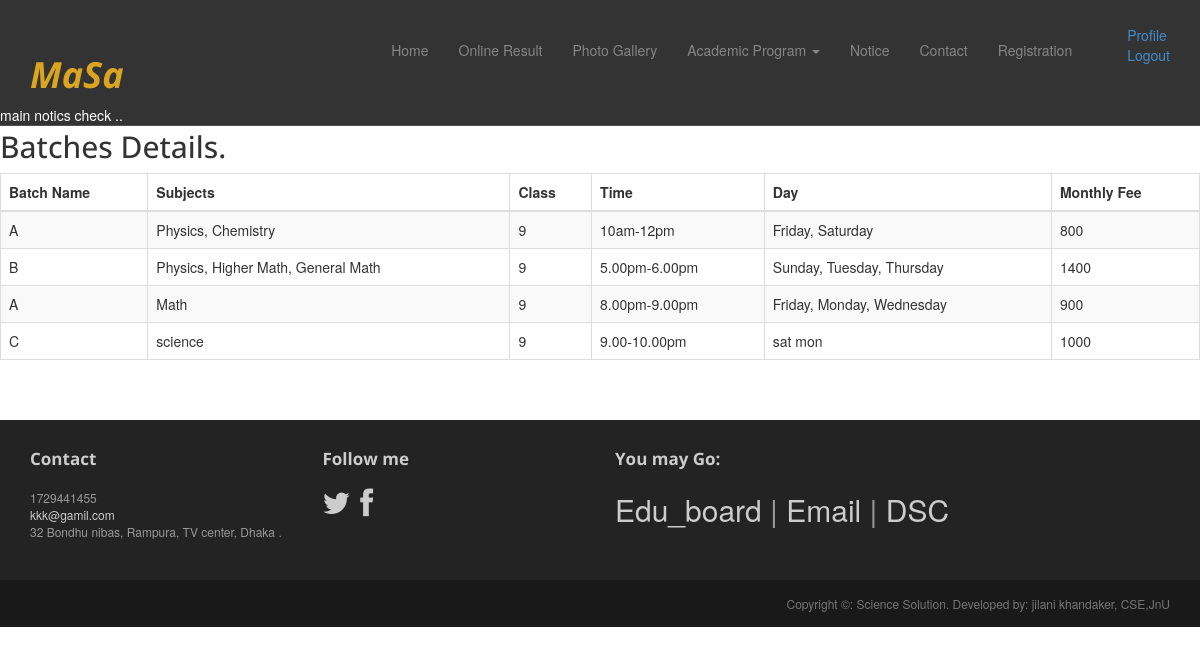
/class9.php (signed in), run on the app's committed database.
### tables this page shows
CREATE TABLE IF NOT EXISTS `tbl_notice` (
`notice_id` int(30) NOT NULL,
  `notice_des` varchar(400) NOT NULL,
  `notice_type` varchar(20) NOT NULL,
  `date` date NOT NULL,
  `deletion_status` tinyint(2) NOT NULL DEFAULT '0'
);

CREATE TABLE IF NOT EXISTS `tbl_batch` (
`batch_id` int(20) NOT NULL,
  `batch_name` text NOT NULL,
  `group` varchar(15) NOT NULL,
  `subjects` varchar(100) NOT NULL,
  `class` int(50) NOT NULL,
  `time` varchar(50) NOT NULL,
  `day` varchar(50) NOT NULL,
  `fee` int(20) NOT NULL,
  `deletion_status` tinyint(1) NOT NULL DEFAULT '0'
);

CREATE TABLE IF NOT EXISTS `tbl_contact_info` (
`contact_info_id` int(1) NOT NULL,
  `email` varchar(30) NOT NULL,
  `address` text NOT NULL,
  `phone` int(15) NOT NULL
);

### class9.php (called while the page is built)
<?php
$pages="class9";
include './index.php';

### application.php (called while the page is built, shortened)
<?php
class Application {
    public function __construct() {
        $host_name = 'localhost';
        $user_name = 'root';
        $password = '';
        $db_name = 'sciencesolution';
        $con = mysqli_connect($host_name, $user_name, $password);
        if ($con) {
            $db_select = mysqli_select_db($con, $db_name);
            if ($db_select) {
                return $con;
            } else {
                die('Database not selected' . mysqli_error($con));
            }
        } else {
            die('Database server connection fail' . mysqli_error($con));
        }
    }
     public function select_all_batch_info($class){
        $con = $this->__construct();
        $sql = "SELECT * FROM tbl_batch WHERE deletion_status = 0 AND class='$class' ";
        if (mysqli_query($con, $sql)) {
            $query_result = mysqli_query($con, $sql);
            return $query_result;
        } else {
            die('Query problem' . mysqli_error($con));
        }
    }
    public function get_contact_info(){
        $con = $this->__construct();
        $sql = "SELECT * From tbl_contact_info   ";
        if (mysqli_query($con, $sql)) {
            $query_result = mysqli_query($con, $sql);
            return $query_result;
        } else {
            die('Query problem' . mysqli_error($con));
        }
    }
    public function select_latest_notice(){
        $con = $this->__construct();
        $sql3= " SELECT MAX(notice_id) FROM tbl_notice WHERE notice_type='main' AND deletion_status='0' ";
            if (mysqli_query($con, $sql3)) {
      $qu_res = mysqli_query($con, $sql3);
            $max_notice_id = mysqli_fetch_assoc($qu_res);
           $last_notice_id=$max_notice_id['MAX(notice_id)'];
           $sql = "SELECT * From tbl_notice  where notice_id = '$last_notice_id'  ";
        if (mysqli_query($con, $sql)) {
            $query_result = mysqli_query($con, $sql);
            return $query_result;
        } else {
            die('Query problem' . mysqli_error($con));
        }
               }
               }
}

### pages/class9_page_content.php (the view, shortened to what this page needs)
<br/><br/><br/><br/><br/>
<?php
   $class=9;
  $query_result=$obj_app->select_all_batch_info($class);
?>
<div class="row-fluid sortable">
    <div class="box span12">
        <div class="box-header" data-original-title>
            <h2><i class="halflings-icon user"></i><span class="break"></span>Batches Details.</h2>
        </div>
        <div class="box-content">
            <table class="table table-striped table-bordered bootstrap-datatable datatable">
                <thead>
                    <tr>
                        <th> Batch Name</th>
                        <th>Subjects</th>
                        <th>Class </th>
                         <th>Time</th>
                          <th>Day</th>
                           <th>Monthly Fee</th>
                    </tr>
                </thead>
                <tbody>
                    <?php while ($qu_info=  mysqli_fetch_assoc($query_result)) { ?>
                    <tr>
                        <td><?php echo $qu_info['batch_name']; ?></td>
                        <td class="center"><?php echo $qu_info['subjects']; ?></td>
                        <td class="center"><?php echo $qu_info['class']; ?></td>
                        <td class="center"><?php echo $qu_info['time']; ?></td>
                         <td class="center"><?php echo $qu_info['day']; ?></td>
                          <td class="center"><?php echo $qu_info['fee']; ?></td>
                    </tr>
                    <?php } ?>
                </tbody>
            </table>
        </div>
    </div>
</div>

### include/menu.php (shortened to what this page needs)
<?php
$result = $obj_app-> select_latest_notice();
$latest_notice = mysqli_fetch_assoc($result);
?>
<div class="navbar navbar-inverse navbar-fixed-top headroom" >
    <div class="container">
        <div class="navbar-header">
            <h1 style="color: goldenrod; "> <i><b>MaSa </b></i></h1>
        </div>
        <div class="navbar-collapse collapse">
            <ul class="nav navbar-nav pull-right">
                <?php if(isset($pages)) { ?>
                <li><a href="index.php">Home</a></li>
                <?php if ($pages == 'result_page'){ ?>
                <li class="active"><a href="result.php">Online Result</a></li>
                <?php }  else {?>
                <li><a href="result.php">Online Result</a></li>
                <?php }
                if ($pages == 'photo_gallery'){ ?>
                <li class="active"><a href="photo_gallery.php">Photo Gallery</a></li>
                <?php }  else {?>
                <li><a href="photo_gallery.php">Photo Gallery</a></li>
                <?php }
                if ($pages == 'class8'|| $pages == 'class9' || $pages == 'class10' ||$pages == 'class11'){ ?>
                <li class="dropdown" class="active">
                    <a href="#" class="dropdown-toggle" data-toggle="dropdown">Academic Program <b class="caret"></b></a>
                </li>
                <?php }
                if ($pages == 'notice_page'){ ?>
                <li   class="active" ><a href="notice.php">Notice </a></li>
                <?php }  else {?>
                <li ><a href="notice.php">Notice </a></li>
                <?php }
                if ($pages == 'contact'){ ?>
                <li class="active" ><a href="contact.php">Contact</a></li>
                <?php }  else {?>
                <li><a href="contact.php">Contact</a></li>
                <?php }
                if ($pages == 'signup'){ ?>
                <li class="active"><a href="signup.php">Registration</a></li>
                <?php }  else {?>
                <li><a href="signup.php">Registration</a></li>
                <?php } ?>
                 <?php
                if (isset($_SESSION['user_id']) && $_SESSION['user_type'] == 'student') { ?>
                          <li> <ul >
                                    <li><a href="student_info.php"><i class="halflings-icon user"></i> Profile</a></li>
                                    <li><a href="?status_logout=logout"><i class="halflings-icon off"></i> Logout</a></li>
                              </ul></li>
               <?php }
               else { ?>
                   <li><a href="admin/index.php">Log In</a></li>
              <?php }
                } else { ?>
                <?php
                if (isset($_SESSION['user_id']) && $_SESSION['user_type'] == 'student') { ?>
                          <li> <ul >
                                    <li><a href="student_info.php"><i class="halflings-icon user"></i> Profile</a></li>
                                    <li><a href="?status_logout=logout"><i class="halflings-icon off"></i> Logout</a></li>
                              </ul></li>
               <?php }
               else { ?>
                   <li><a href="admin/index.php">Log In</a></li>
              <?php } } ?>
            </ul>
        </div>
    </div>
    <div  style="color: #ffffff; "> <marquee> <?php echo $latest_notice['notice_des']; ?> </marquee></div>
</div>

### include/footer.php (shortened to what this page needs)
<?php
$query_res = $obj_app -> get_contact_info();
$contact_info = mysqli_fetch_assoc($query_res);
?>
<footer id="footer" class="top-space">
    <div class="footer1">
        <div class="container">
            <div class="row">
                <div class="col-md-3 widget">
                    <h3 class="widget-title">Contact</h3>
                    <div class="widget-body">
                        <p><?php   echo $contact_info['phone']; ?><br>
                            <a href="mailto:#"><?php   echo $contact_info['email']; ?></a><br>
                            <?php   echo $contact_info['address']; ?>
                        </p>
                    </div>
                </div>
                <div class="col-md-3 widget">
                    <h3 class="widget-title">Follow me</h3>
                    <div class="widget-body">
                        <p class="follow-me-icons">
                            <a href=""><i class="fa fa-twitter fa-2"></i></a>
                            <a href=""><i class="fa fa-facebook fa-2"></i></a>
                        </p>
                    </div>
                </div>
                <div class="col-md-6 widget">
                    <h3 class="widget-title">You may Go: </h3>
                    <div class="widget-body">
                        <p class="follow-me-icons">
                            <a target="_blank" href="http://www.educationboardresults.gov.bd">Edu_board </a> |
                            <a  target="_blank" href="https://mail.google.com">Email</a> |
                            <a  target="_blank" href="http://www.dsebd.org/">DSC </a>
                        </p>
                    </div>
                </div>
            </div>
        </div>
    </div>
    <div class="footer2">
        <div class="container">
            <div class="row">
                <div class="col-md-6 widget">
                </div>
                <div class="col-md-6 widget" >
                    <div class="widget-body" >
                        <p class="text-right" >
                            Copyright &copy: Science Solution. Developed by: jilani khandaker, CSE,JnU
                        </p>
                    </div>
                </div>
            </div>
        </div>
    </div>
</footer>

### assets/css/main.css (style rules this page uses)
.headroom { -webkit-transition: all 0.4s ease-out; -moz-transition: all 0.4s ease-out; -o-transition: all 0.4s ease-out; transition: all 0.4s ease-out; }
h1, h2, h3, h4, h5, h6 { font-family:"Open sans", Helvetica, Arial; }
h1, .h1, h2, .h2, h3, .h3 { margin-top:30px; }
.top-space { margin-top: 60px; }
.footer1 { background: #232323; padding: 30px 0 0 0; font-size: 12px; color: #999; }
.footer1 a { color: #ccc; }
.footer1 .widget { margin-bottom:30px; }
.footer1 .widget-title { font-size: 17px; font-weight: bold; color: #ccc; margin: 0 0 20px; }
.follow-me-icons { font-size:30px; }
.follow-me-icons i { float:left; margin:0 10px 0 0; }
.footer2 { background: #191919; padding: 15px 0; color: #777; font-size: 12px; }
.footer2 p { margin: 0; }

### data on the page
tbl_notice: notice_des "main notics check .."
tbl_batch: batch_name "A", subjects "Physics, Chemistry", class "9", time "10am-12pm", day "Friday, Saturday", fee "800"
tbl_batch: batch_name "B", subjects "Physics, Higher Math, General Math", class "9", time "5.00pm-6.00pm", day "Sunday, Tuesday, Thursday", fee "1400"
tbl_batch: batch_name "A", subjects "Math", class "9", time "8.00pm-9.00pm", day "Friday, Monday, Wednesday", fee "900"
tbl_batch: batch_name "C", subjects "science", class "9", time "9.00-10.00pm", day "sat mon", fee "1000"
tbl_contact_info: phone "1729441455", email "kkk@gamil.com", address "32 Bondhu nibas, Rampura, TV center, Dhaka ."
